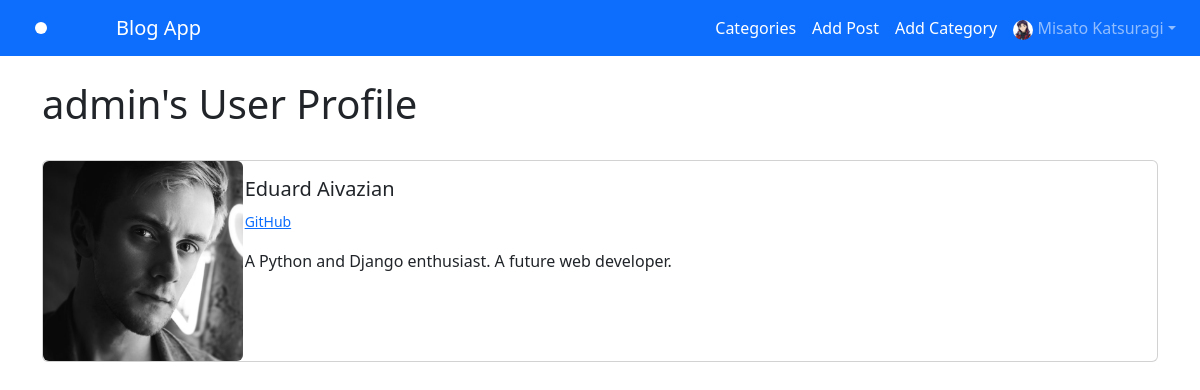
Page /members/1/profile (signed in) on the committed database.
### blogs/models.py (models this page shows)
class UserProfile(models.Model):
    user = models.OneToOneField(User, null=True, on_delete=models.CASCADE)
    bio = models.TextField()
    profile_picture = models.ImageField(null=True,
                                     blank=True,
                                     upload_to='images/profile_pictures')
    nickname = models.CharField(max_length=255, null=True, blank=True)
    first_name = models.CharField(max_length=255, null=True, blank=True)
    last_name = models.CharField(max_length=255, null=True, blank=True)
    email_address = models.CharField(max_length=255, null=True, blank=True)
    website_url = models.CharField(max_length=255, null=True, blank=True)
    vk_url = models.CharField(max_length=255, null=True, blank=True)
    twitter_url = models.CharField(max_length=255, null=True, blank=True)
    instagram_url = models.CharField(max_length=255, null=True, blank=True)
    github_url = models.CharField(max_length=255, null=True, blank=True)
    steam_url = models.CharField(max_length=255, null=True, blank=True)
    spotify_url = models.CharField(max_length=255, null=True, blank=True)
    def __str__(self):
        return str(self.user)

### members/views.py (the view)
# urls.py: path('<int:pk>/profile', ShowProfilePageView.as_view(),
class ShowProfilePageView(DetailView):
    model = UserProfile
    template_name = 'registration/user_profile.html'
    def get_context_data(self, *args, **kwargs):
        page_user = get_object_or_404(UserProfile, id=self.kwargs['pk'])
        context = super(ShowProfilePageView,
                        self).get_context_data(*args, **kwargs)
        context['page_user'] = page_user
        return context

### members/templates/registration/user_profile.html (shortened to what this page needs)
{% extends "base.html" %}
{% load static %}
{% block content %}
<h1>{{ page_user }}'s User Profile</h1>
<br/>
    <div class="card mb-3">
        {% if page_user.profile_picture %}
            <div class="row g-0">
            <div class="col-md-2">
                <img src="{{ page_user.profile_picture.url }}" class="rounded" width="200" height="200">
            </div>
        {% else %}
            <div class="row g-0">
            <div class="col-md-2">
                <img src="{% static 'blogs/images/default_profile_picture.png' %}" class="rounded" width="200" height="200">
            </div>
        {% endif %}
            <div class="col-md-10">
                <div class="card-body">
                <h5 class="card-title">
                    {% if page_user.first_name %}
                        {{ page_user.first_name}}
                    {% endif %}
                    {% if page_user.last_name %}
                        {{ page_user.last_name }}
                    {% endif %}
                </h5>
                    <p class="card-text">
                        <small class="text-body-secondary">
                            {% if page_user.github_url %}
                               <a href='{{ page_user.github_url }}'>GitHub</a>
                            {% endif %}
                            <br/>
                        </small>
                    </p>
                <p class="card-text">
                    {{ page_user.bio }}
                </p>
                </div>
            </div>
            </div>
        </div>
{% endblock content %}

### blogs/templates/base.html (shortened to what this page needs)
{% load static %}
<!doctype html>
<html lang="en" dir="ltr">
  <head>
    <link rel="stylesheet" href="https://cdn.jsdelivr.net/npm/bootstrap@5.3.0-alpha3/dist/css/bootstrap.rtl.min.css">
  </head>
  <body>
    <nav class="navbar navbar-expand-lg bg-primary" data-bs-theme="dark">
        <div class="form-check form-switch mx-4">
          <input
            class="form-check-input p-2"
            type="checkbox"
            role="switch"
            id="flexSwitchCheckChecked"
            checked
            onclick="myFunction()"
          />
        </div>
        <div class="container-fluid">
          <a class="navbar-brand" href="{% url 'home' %}">Blog App</a>
          <div class="collapse navbar-collapse" id="navbarSupportedContent">
            <ul class="navbar-nav me-auto mb-2 mb-lg-0">
              {% if user.is_authenticated %}
                {% if category_menu %}
                  <li class="nav-item dropdown">
                    <a class="nav-link dropdown-toggle" href="#" role="button" data-bs-toggle="dropdown" aria-expanded="false">
                      Categories
                    </a>
                    <ul class="dropdown-menu">
                      {% for item in category_menu %}
                        <li>
                          <a class="dropdown-item"
                          href="{% url 'category' item|slugify %}">
                          {{ item }}</a>
                        </li>
                      {% endfor %}
                    </ul>
                  </li>
                {% else %}
                  <li class="nav-item">
                    <a class="nav-link active" href="{% url 'category-list' %}">Categories</a>
                  </li>
                {% endif %}
                <li class="nav-item">
                  <a class="nav-link active" href="{% url 'add_post' %}">Add Post</a>
                </li>
                <li class="nav-item">
                  <a class="nav-link active" href="{% url 'add_category' %}">Add Category</a>
                </li>
                <li class="nav-item dropdown">
                  <a class="nav-link dropdown-toggle" href="#" role="button" data-bs-toggle="dropdown" aria-expanded="false">
                    {% if user.userprofile.profile_picture.url %}
                      <img src="{{ user.userprofile.profile_picture.url }}" class="rounded-circle" width="20" height="20">
                      {{ user.first_name }} {{ user.last_name }}
                    {% else %}
                      <img src="{% static 'blogs/images/default_profile_picture.png' %}" class="rounded-circle" width="20" height="20">
                      {{ user.first_name }} {{ user.last_name }}
                    {% endif %}
                  </a>
                </li>
              {% endif %}
                </ul>
          </div>
        </div>
      </nav>
    <br/>
    <div class="container">
        {% block content %}
        {% endblock content %}
    </div>
  </body>
</html>

### rows in the picture
UserProfile: user.username "admin", profile_picture (picture), first_name "Eduard", last_name "Aivazian", bio "A Python and Django enthusiast. A future web developer."

### other values in the picture
{{ user.first_name }} "Misato"
{{ user.last_name }} "Katsuragi"
